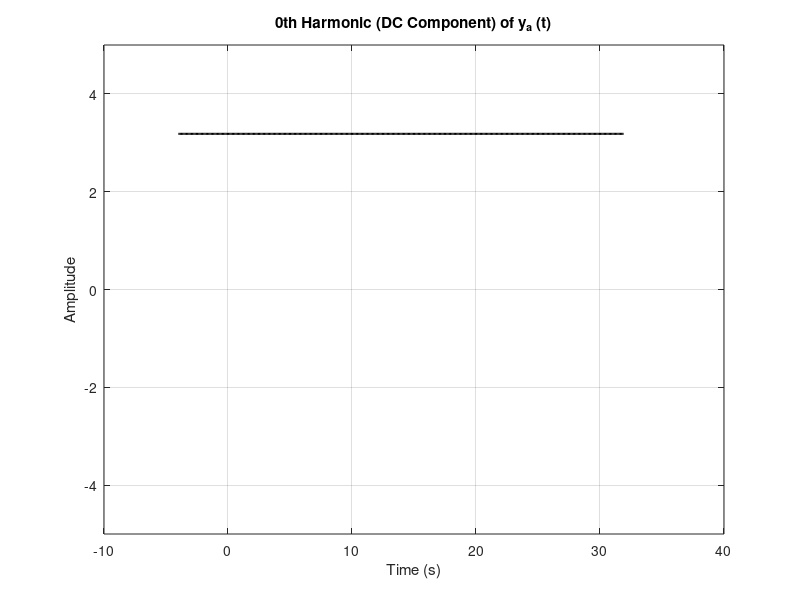
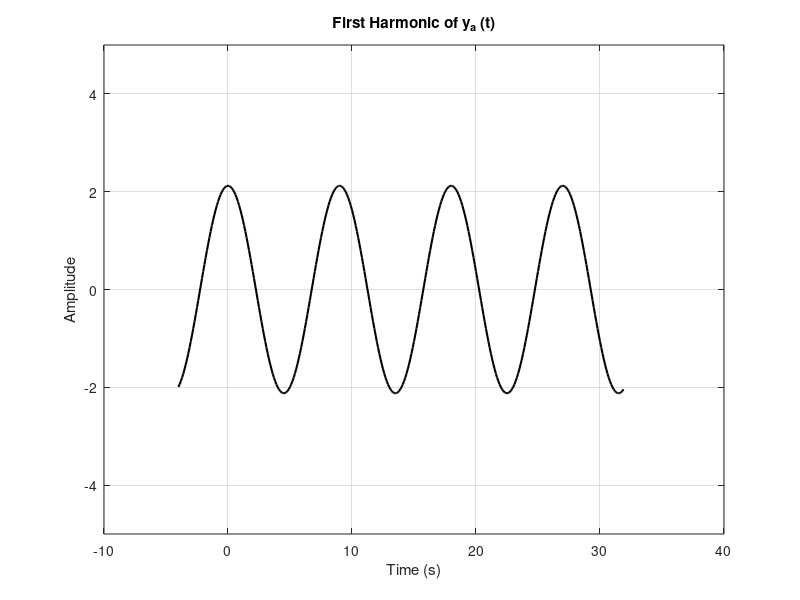
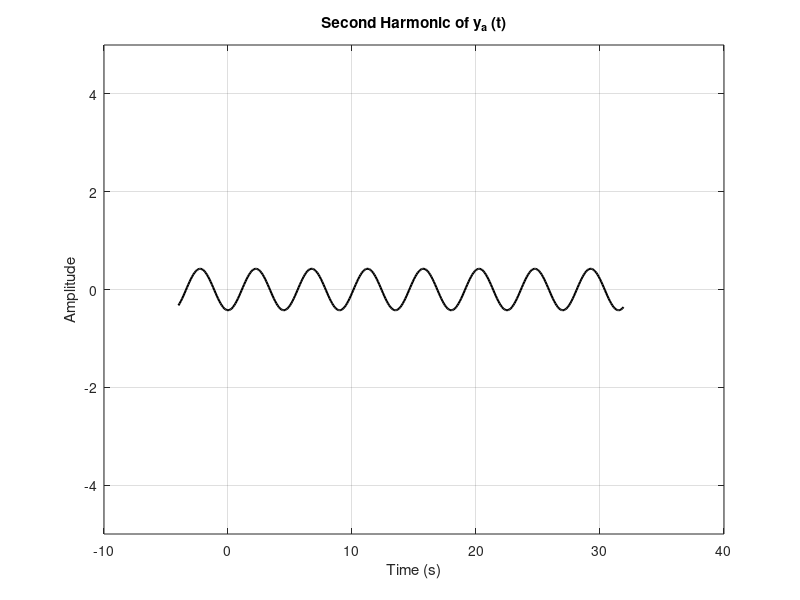
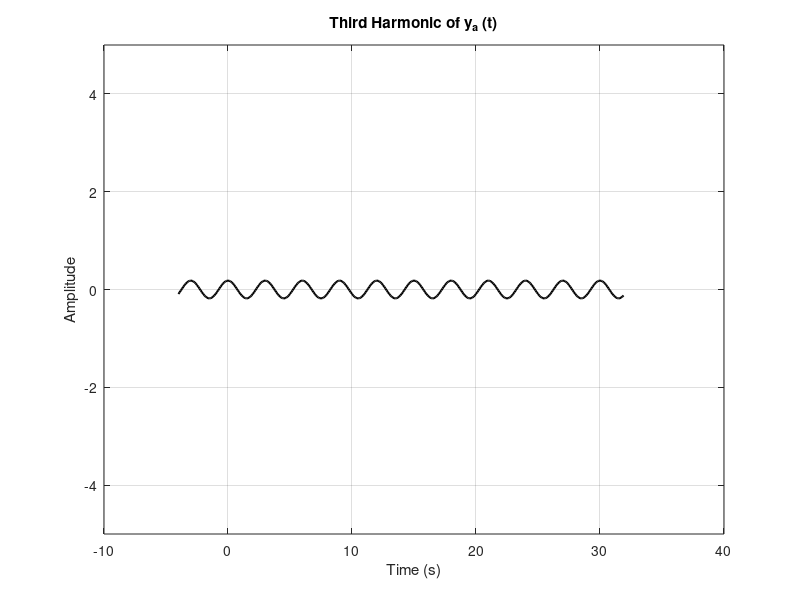

The MATLAB source for these figures, in order:
Ts = 1/10;            
n = -40:319;          
t = n * Ts;           
T_period = 9;         
omega_0 = 2 * pi / T_period;  

% Discrete signal
y = abs(5 * cos(pi * t / 9));

% % Plot the discrete signal y[n]
 %figure;
 %stem(n, y, '.g');
 %xlabel('n');
 %ylabel('y[n]');
% title('Plot of ya(t) with Ts =1/10 ; y[n]');
 %grid on;

% Fourier coefficients a_k
a0 = 10 / pi;  
N_max = 150;   
ak = zeros(1, 2 * N_max + 1);  

% Compute a_k for k = -N_max to N_max
for k = -N_max:N_max
    if k ~= 0
        ak(k + N_max + 1) = (5 / pi) * (sin((pi / 2) - pi * k) / (1 - 2 * k) + ...
                                        sin((pi / 2) + pi * k) / (1 + 2 * k));
    else
        ak(k + N_max + 1) = a0;
    end
end
% 
 % Plot Fourier series coefficients a_k for k = -40 to 40
 %figure;
%stem(-40:40, ak(N_max-40+1:N_max+40+1), 'filled', '.g');  
%xlabel('Frequency (rad/s)');
%ylabel('a_k');
 %title('Spectrum of Coefficients of a_k');
%grid on;

% Array of N values for different reconstructed signals
 N_values = [150, 75, 30, 5, 3, 1];
 
% Plot z_N[n] for different values of N, each in a separate figure
 for i = 1:length(N_values)
    N = N_values(i);
   zN = a0 * ones(size(n));  
 
     % Compute z_N[n] using Fourier series
     for k = 1:N
         zN = zN + 2 * ak(k + N_max + 1) * cos(omega_0 * k * n * Ts);
     end
 
    %  Plot z_N[n] for the current N value in a new figure
   %  figure;
   %  plot(t, zN,'k', 'LineWidth', 1.5);
   %  xlabel('t');
    % ylabel(['z_{N}[n] for N = ', num2str(N)]);
    % title(['Plot of z_N[n] when N = ', num2str(N)]);
    % grid on;
 end
% 

zeroth_harmonic = a0 * ones(size(t));
figure;
plot(t, zeroth_harmonic, 'k','LineWidth', 1.5);
xlabel('Time (s)');
ylabel('Amplitude');
ylim([-3 3]);
title('0th Harmonic (DC Component) of y_a (t)');
grid on;    
ylim([-5 5]);

k = 1;
first_harmonic = 2 * ak(k + N_max + 1) * cos(omega_0 * k * t);
figure;
plot(t, first_harmonic, 'k','LineWidth', 1.5);
xlabel('Time (s)');
ylabel('Amplitude');

title('First Harmonic of y_a (t)');
grid on;
ylim([-5 5]);


k = 2;
second_harmonic = 2 * ak(k + N_max + 1) * cos(omega_0 * k * t);
figure;
plot(t, second_harmonic, 'k','LineWidth', 1.5);
xlabel('Time (s)');
ylabel('Amplitude');
title('Second Harmonic of y_a (t)');
grid on;
ylim([-5 5]);





k = 3;
third_harmonic = 2 * ak(k + N_max + 1) * cos(omega_0 * k * t);
figure;
plot(t, third_harmonic, 'k','LineWidth', 1.5);
xlabel('Time (s)');
ylabel('Amplitude');
title('Third Harmonic of y_a (t)');
grid on;
ylim([-5 5]);